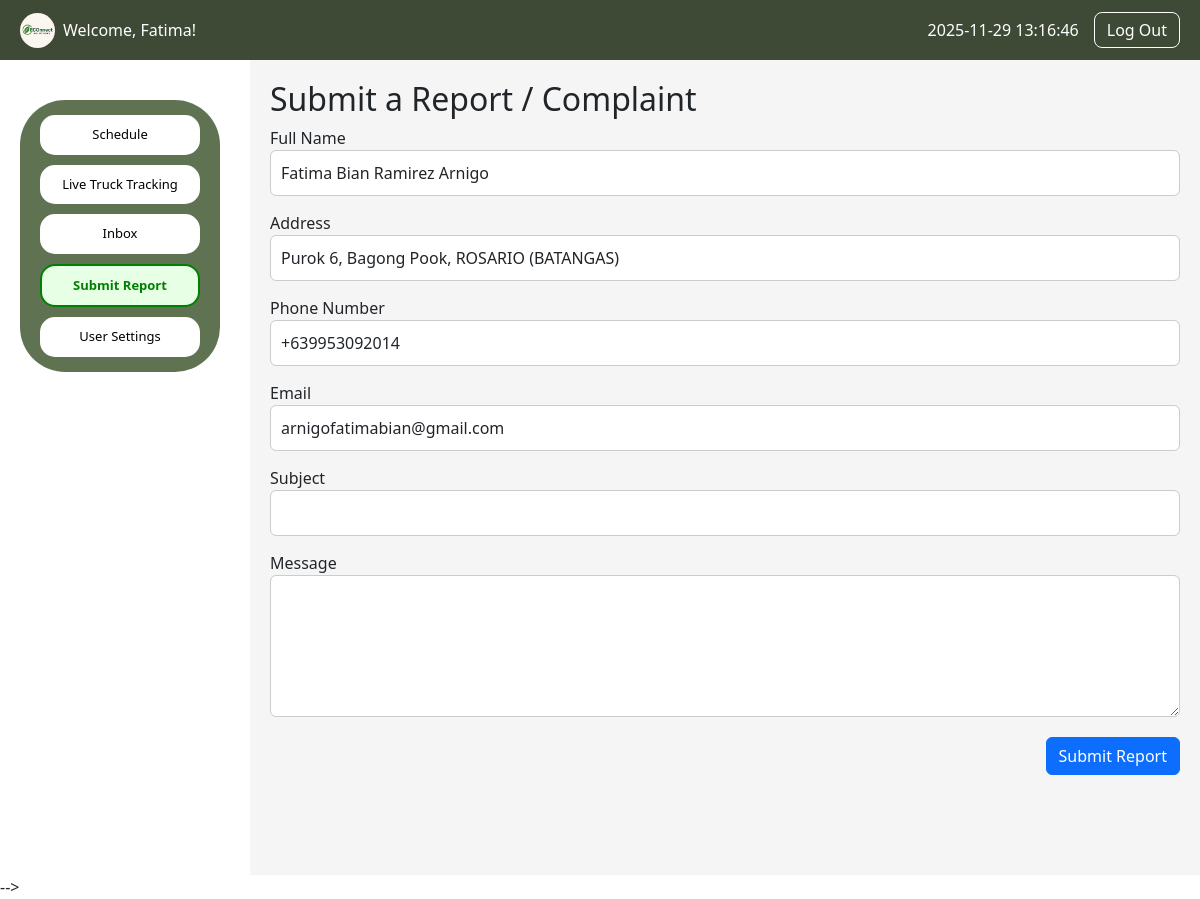
Screenshot of /users/submit_report.php (signed in) with the database file from the repository.
### tables this page shows
CREATE TABLE `users` (
  `id` int(10) UNSIGNED NOT NULL,
  `fname` varchar(50) NOT NULL,
  `mname` varchar(50) DEFAULT NULL,
  `lname` varchar(50) NOT NULL,
  `suffix` varchar(10) DEFAULT NULL,
  `contact` varchar(15) NOT NULL,
  `email` varchar(100) NOT NULL,
  `region` varchar(50) NOT NULL,
  `province` varchar(50) NOT NULL,
  `city` varchar(50) NOT NULL,
  `barangay` varchar(50) NOT NULL,
  `street` varchar(100) DEFAULT NULL,
  `zip` varchar(10) DEFAULT NULL,
  `username` varchar(255) DEFAULT NULL,
  `password` varchar(255) NOT NULL,
  `created_at` timestamp NOT NULL DEFAULT current_timestamp(),
  `status` varchar(20) NOT NULL DEFAULT 'Active',
  `full_name` varchar(200) GENERATED ALWAYS AS (concat(`fname`,' ',ifnull(`mname`,''),' ',`lname`,' ',ifnull(`suffix`,''))) STORED
);

### users/submit_report.php (the view, shortened to what this page needs)
<?php
include 'db_connect.php';
include 'header.php';
include 'nav.php';
$user_id = $_SESSION['user_id'] ?? null;
$stmt = $conn->prepare("SELECT * FROM users WHERE id = ?");
$stmt->bind_param("i", $user_id);
$stmt->execute();
$user = $stmt->get_result()->fetch_assoc();
?>
<div class="report-wrapper">
    <h2>Submit a Report / Complaint</h2>
    <form method="POST" action="">
        <div class="form-group">
            <label>Full Name</label>
            <input type="text" name="full_name" class="form-control" value="<?= htmlspecialchars($user['full_name']) ?>">
        </div>
        <div class="form-group">
            <label>Address</label>
            <input type="text" name="address" class="form-control" value="<?= htmlspecialchars($user['street'] . ', ' . $user['barangay'] . ', ' . $user['city']) ?>">
        </div>
        <div class="form-group">
            <label>Phone Number</label>
            <input type="text" name="phone" class="form-control" value="<?= htmlspecialchars($user['contact']) ?>">
        </div>
        <div class="form-group">
            <label>Email</label>
            <input type="email" name="email" class="form-control" value="<?= htmlspecialchars($user['email']) ?>">
        </div>
        <div class="form-group">
            <label>Subject</label>
            <input type="text" name="subject" class="form-control">
        </div>
        <div class="form-group">
            <label>Message</label>
            <textarea name="message" class="form-control" rows="5"></textarea>
        </div>
        <div class="form-button">
            <button type="submit" name="submit_report" class="btn btn-primary">Submit Report</button>
        </div>
    </form>
</div>

### users/header.php (shortened to what this page needs)
<?php
include 'db_connect.php';
$user_id = $_SESSION['user_id'];
$stmt = $conn->prepare("SELECT username FROM users WHERE id = ?");
$stmt->bind_param("i", $user_id);
$stmt->execute();
$result = $stmt->get_result();
$user = $result->fetch_assoc();
$username = $user['username'] ?? 'User';
?>
<!DOCTYPE html>
<html lang="en">
<head>
    <link rel="stylesheet" href="users.css">
</head>
<body>
<div class="header">
    <div class="logo">
        <img src="../img/logoo.png" alt="Logo">
        <span>Welcome, <?= htmlspecialchars($username) ?>!</span>
    </div>
    <div class="header-right">
        <div class="current-time"><?php echo date("Y-m-d H:i:s"); ?></div>
        <a href="?logout=true" class="logout-btn">Log Out</a>
    </div>
</div>
</body>
</html>

### users/users.css (style rules this page uses)
body { margin: 0; font-family: Georgia, serif; background-color: #f8f8f8; padding-top: 60px; }
.header { width: 100%; background-color: #3f4a36; color: white; padding: 10px 20px; display: flex; align-items: center; justify-content: space-between; position: fixed; top: 0; left: 0; z-index: 9999; height: 60px; }
.header .logo { display: flex; align-items: center; gap: 8px; }
.header img { height: 35px; border-radius: 50%; }
.header-right { display: flex; align-items: center; gap: 15px; }
.logout-btn { color: white; background: transparent; border: 1px solid white; border-radius: 8px; padding: 5px 12px; text-decoration: none; font-weight: 500; }

### users/submit_report.php (style rules this page uses)
.report-wrapper { margin-left: 250px; padding: 20px 20px 100px 20px; background-color: #f5f5f5; min-height: 100vh; }
.form-group { margin-bottom: 15px; }
.form-control { width: 100%; padding: 10px; border-radius: 6px; border: 1px solid #ccc; }
textarea.form-control { resize: vertical; }
.form-button { text-align: right; margin-top: 20px; }

### rows the page displays
users: username "Fatima", full_name "Fatima Bian Ramirez Arnigo", address "Purok 6, Bagong Pook, ROSARIO (BATANGAS)", phone "+639953092014", email "arnigofatimabian@gmail.com"
